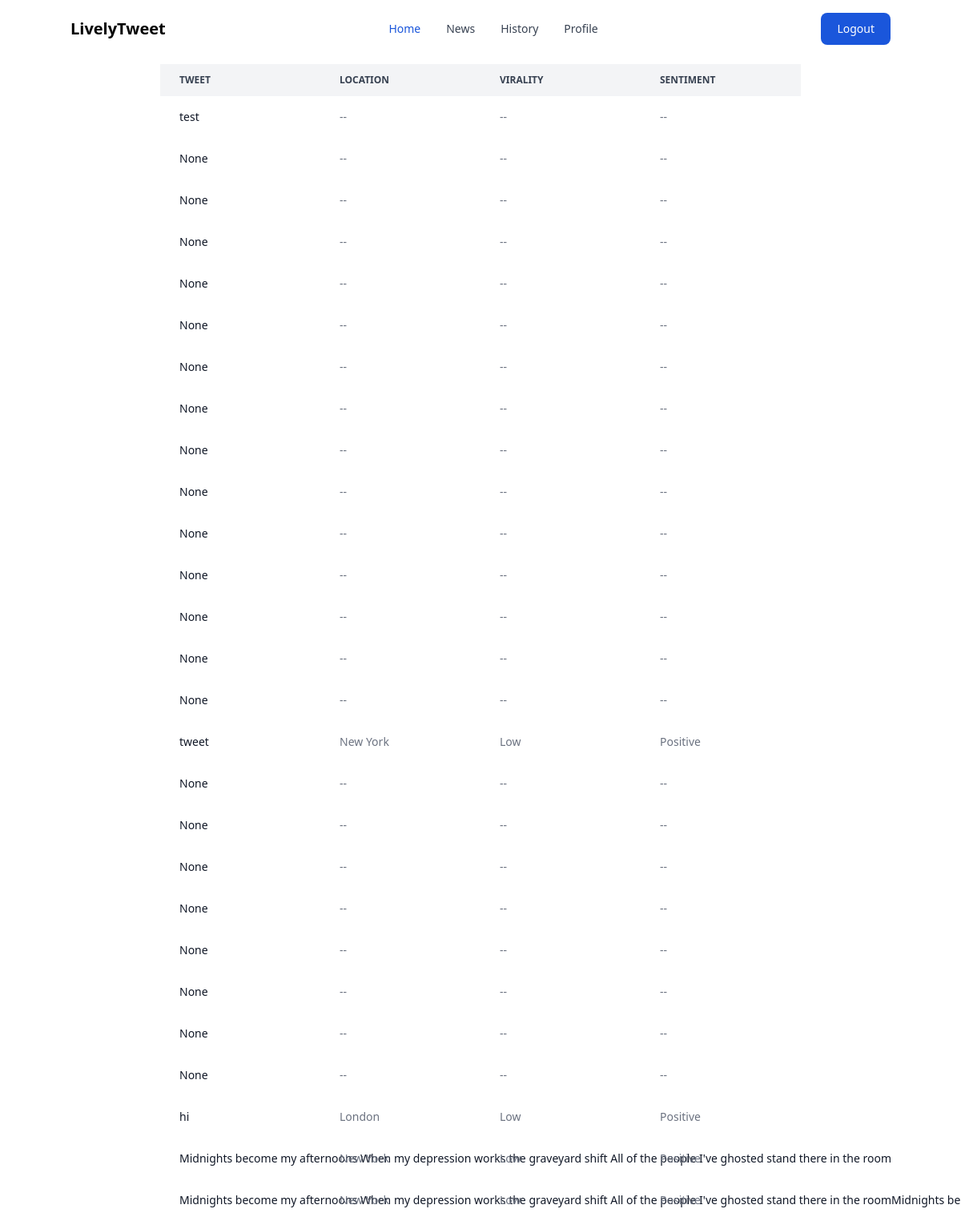
The app's page /saved (signed in) with its own data.
### models.py (models this page shows, shortened)
class Tweet(db.Model):
    id = db.Column(db.Integer, primary_key=True)
    tweet = db.Column(db.String(140))
    predictedLocation = db.Column(db.String(140))
    predictedVirality = db.Column(db.String(140))
    predictedSentiment = db.Column(db.String(140))
    timestamp = db.Column(db.DateTime, index=True, default=datetime.utcnow)
    user_id = db.Column(db.Integer, db.ForeignKey('user.id'))

### routes.py (the view)
@app.route("/saved", methods=["GET"])
def savedTweets():
    user = current_user
    userTweets = Tweet.query.filter_by(user_id=user.id).all()
    return render_template('tweets.html', tweets=userTweets)

### models.py (called while the page is built)
@login.user_loader
def load_user(id):
    return User.query.get(int(id))

### templates/tweets.html
{% extends "base.html" %}
{% block content %}
<div class="relative overflow-x-auto flex items-center justify-center flex-row space-x-2 mt-2">
    <table class="table-fixed w-2/3 text-sm text-left rtl:text-right text-gray-500 dark:text-gray-400">
        <thead class="text-xs text-gray-700 uppercase bg-gray-100 dark:bg-gray-700 dark:text-gray-400">
            <tr>
                <th scope="col" class="px-6 py-3">
                    Tweet
                </th>
                <th scope="col" class="px-6 py-3">
                    Location
                </th>
                <th scope="col" class="px-6 py-3">
                    Virality
                </th>
                <th scope="col" class="px-6 py-3">
                    Sentiment
                </th>
            </tr>
        </thead>
        <tbody>
            {% for tweet in tweets %}
            <tr class="bg-white dark:bg-gray-800">
                <th scope="row" class="px-6 py-4 font-medium text-gray-900 whitespace-nowrap dark:text-white">
                    {{tweet.tweet}}
                </th>
                <td class="px-6 py-4">
                    {{tweet.predictedLocation}}
                </td>
                <td class="px-6 py-4">
                    {{tweet.predictedVirality}}
                </td>
                <td class="px-6 py-4">
                    {{tweet.predictedSentiment}}
                </td>
            </tr>
            {% endfor %}
        </tbody>
    </table>
</div>
{% endblock %}

### records on screen
Tweet: tweet "test", predictedLocation "--", predictedVirality "--", predictedSentiment "--"
Tweet: tweet "None", predictedLocation "--", predictedVirality "--", predictedSentiment "--"
Tweet: tweet "None", predictedLocation "--", predictedVirality "--", predictedSentiment "--"
Tweet: tweet "None", predictedLocation "--", predictedVirality "--", predictedSentiment "--"
Tweet: tweet "None", predictedLocation "--", predictedVirality "--", predictedSentiment "--"
Tweet: tweet "None", predictedLocation "--", predictedVirality "--", predictedSentiment "--"
Tweet: tweet "None", predictedLocation "--", predictedVirality "--", predictedSentiment "--"
Tweet: tweet "None", predictedLocation "--", predictedVirality "--", predictedSentiment "--"
Tweet: tweet "None", predictedLocation "--", predictedVirality "--", predictedSentiment "--"
Tweet: tweet "None", predictedLocation "--", predictedVirality "--", predictedSentiment "--"
Tweet: tweet "None", predictedLocation "--", predictedVirality "--", predictedSentiment "--"
Tweet: tweet "None", predictedLocation "--", predictedVirality "--", predictedSentiment "--"
Tweet: tweet "None", predictedLocation "--", predictedVirality "--", predictedSentiment "--"
Tweet: tweet "None", predictedLocation "--", predictedVirality "--", predictedSentiment "--"
Tweet: tweet "None", predictedLocation "--", predictedVirality "--", predictedSentiment "--"
Tweet: tweet "tweet", predictedLocation "New York", predictedVirality "Low", predictedSentiment "Positive"
Tweet: tweet "None", predictedLocation "--", predictedVirality "--", predictedSentiment "--"
Tweet: tweet "None", predictedLocation "--", predictedVirality "--", predictedSentiment "--"
Tweet: tweet "None", predictedLocation "--", predictedVirality "--", predictedSentiment "--"
Tweet: tweet "None", predictedLocation "--", predictedVirality "--", predictedSentiment "--"
Tweet: tweet "None", predictedLocation "--", predictedVirality "--", predictedSentiment "--"
Tweet: tweet "None", predictedLocation "--", predictedVirality "--", predictedSentiment "--"
Tweet: tweet "None", predictedLocation "--", predictedVirality "--", predictedSentiment "--"
Tweet: tweet "None", predictedLocation "--", predictedVirality "--", predictedSentiment "--"
Tweet: tweet "hi", predictedLocation "London", predictedVirality "Low", predictedSentiment "Positive"
Tweet: tweet "Midnights become my afternoons When my depression works the graveyard shift All of the people I've ghosted stand there in the room", predictedLocation "New York", predictedVirality "Low", predictedSentiment "Positive"
Tweet: tweet "Midnights become my afternoons When my depression works the graveyard shift All of the people I've ghosted stand there in the roomMidnights…", predictedLocation "New York", predictedVirality "Low", predictedSentiment "Positive"
